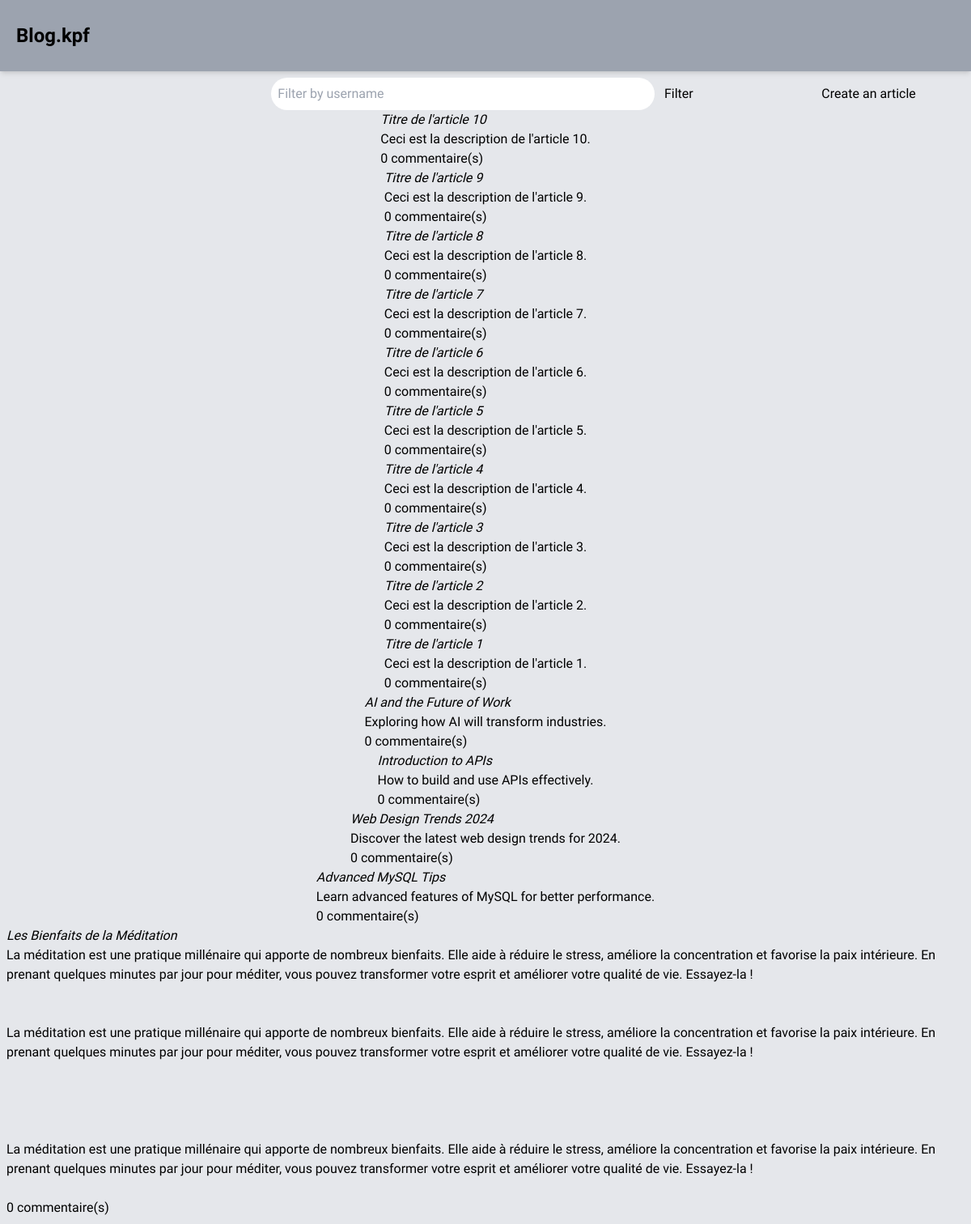
Page /home.php on the earlier database version.
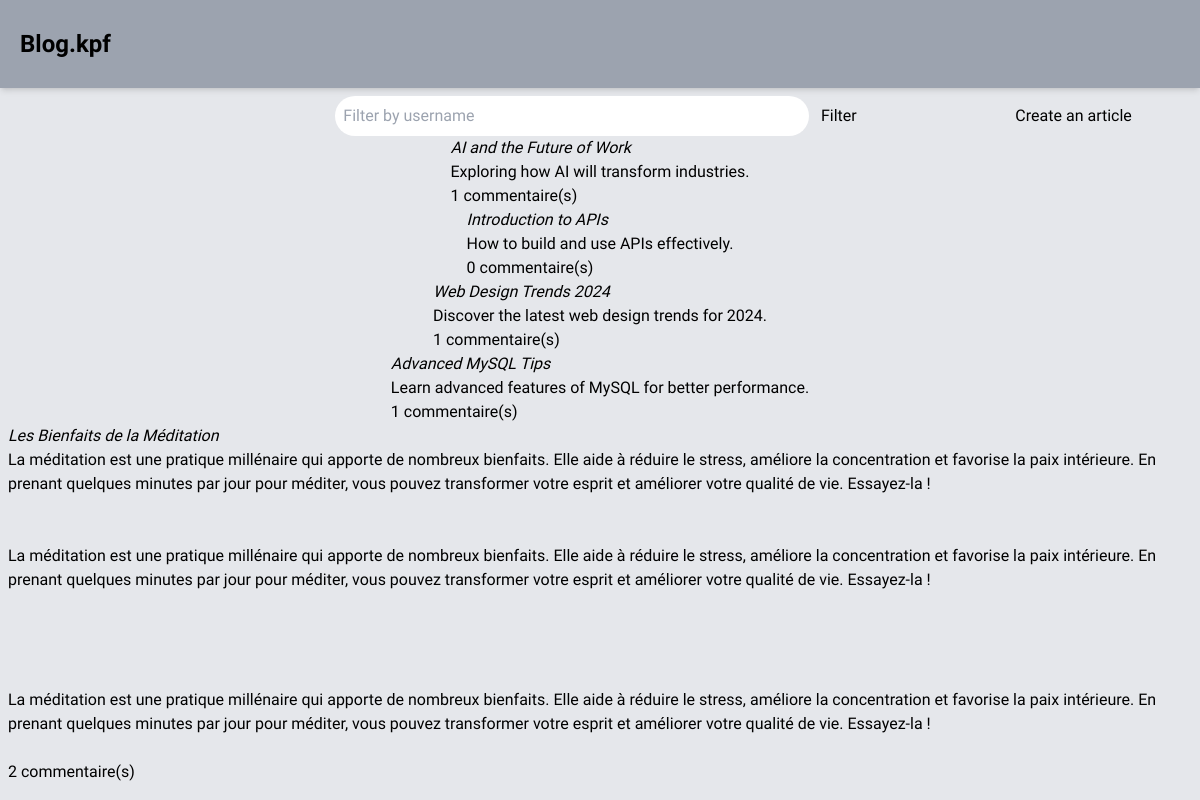
Same page on the later database version.
### tables this page shows
CREATE TABLE IF NOT EXISTS `article` (
  `id_article` int NOT NULL AUTO_INCREMENT,
  `titre` varchar(255) NOT NULL,
  `description` text NOT NULL,
  `date` timestamp NULL DEFAULT CURRENT_TIMESTAMP,
  `id_utilisateur` int DEFAULT NULL,
  PRIMARY KEY (`id_article`),
  KEY `id_utilisateur` (`id_utilisateur`)
);

### src/home.php (the view, shortened to what this page needs)
<?php
require_once('header.php');
$filter = isset($_GET['filter']) ? $_GET['filter'] : '';
if ($filter) {
    $stmt = $con->prepare("
            SELECT article.*, COUNT(commentaire.id_commentaire) AS comment_count
            FROM article
            LEFT JOIN commentaire ON article.id_article = commentaire.id_article
            LEFT JOIN utilisateur ON article.id_utilisateur = utilisateur.id_utilisateur
            WHERE article.pseudo LIKE :filter
            GROUP BY article.id_article
            ORDER BY date DESC
        ");
    $stmt->bindValue(':filter', '%' . $filter . '%');
} else {
    $stmt = $con->prepare("
            SELECT article.*, COUNT(commentaire.id_commentaire) AS comment_count
            FROM article
            LEFT JOIN commentaire ON article.id_article = commentaire.id_article
            GROUP BY article.id_article
            ORDER BY date DESC
        ");
}
$stmt->execute();
$article = $stmt->fetchAll(PDO::FETCH_ASSOC);
?>
<!DOCTYPE html>
<html lang="en">
<head>
</head>
<body>
<main class="p-2">
    <div class="home-header items-center">
        <form method="get" class="col-start-2 text-center">
            <input type="text" name="filter" placeholder="Filter by username"
                   value="<?php echo htmlspecialchars($filter); ?>" class="w-4/6">
            <input type="submit" name="bt-filter" value="Filter">
        </form>
        <input type="button" name="bt-create-article" value="Create an article" class="col-start-3 ">
    </div>
    <div class="flex flex-col items-center w-full m-auto ">
        <?php foreach ($article as $row): ?>
            <a href="article.php?id=<?php echo $row['id_article']; ?>&filter=<?php echo urlencode($filter); ?>"
               class="article_link">
                <div class="">
                    <h1><em><?php echo htmlspecialchars($row['titre']); ?></em></h1>
                    <p><?php echo nl2br(htmlspecialchars($row['description'])); ?></p>
                    <h2><?php echo htmlspecialchars($row['comment_count']); ?> commentaire(s)</h2>
                </div>
            </a>
        <?php endforeach; ?>
    </div>
</main>
</body>
</html>

### src/header.php (shortened to what this page needs)
<!doctype html>
<html lang="en">
<head>
    <link href="output.css" rel="stylesheet">
</head>
<body class="font-ubuntu">
<header class="py-7 px-5 shadow-md bg-gray-400">
    <h1 class="text-2xl font-bold"><a href="home.php">Blog.kpf</a></h1>
</header>
</body>
</html>

Differences in the rows shown:
removed article: titre "Titre de l'article 10", description "Ceci est la description de l'article 10.", comment_count "0"
removed article: titre "Titre de l'article 9", description "Ceci est la description de l'article 9.", comment_count "0"
removed article: titre "Titre de l'article 8", description "Ceci est la description de l'article 8.", comment_count "0"
removed article: titre "Titre de l'article 7", description "Ceci est la description de l'article 7.", comment_count "0"
removed article: titre "Titre de l'article 6", description "Ceci est la description de l'article 6.", comment_count "0"
removed article: titre "Titre de l'article 5", description "Ceci est la description de l'article 5.", comment_count "0"
removed article: titre "Titre de l'article 4", description "Ceci est la description de l'article 4.", comment_count "0"
removed article: titre "Titre de l'article 3", description "Ceci est la description de l'article 3.", comment_count "0"
removed article: titre "Titre de l'article 2", description "Ceci est la description de l'article 2.", comment_count "0"
removed article: titre "Titre de l'article 1", description "Ceci est la description de l'article 1.", comment_count "0"
computed for article "AI and the Future of Work": comment_count "0" → "1"
computed for article "Web Design Trends 2024": comment_count "0" → "1"
computed for article "Advanced MySQL Tips": comment_count "0" → "1"
computed for article "Les Bienfaits de la Méditation": comment_count "0" → "2"
